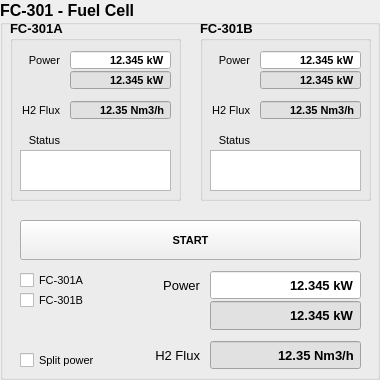
   <widget class="QGroupBox" name="groupBox">
    <property name="geometry">
     <rect>
      <x>40</x>
      <y>10</y>
      <width>380</width>
      <height>380</height>
     </rect>
    </property>
    <property name="font">
     <font>
      <pointsize>12</pointsize>
      <weight>75</weight>
      <bold>true</bold>
     </font>
    </property>
    <property name="title">
     <string>FC-301 - Fuel Cell</string>
    </property>
    <widget class="QLabel" name="FC301_P_LBL">
     <property name="geometry">
      <rect>
       <x>150</x>
       <y>270</y>
       <width>50</width>
       <height>30</height>
      </rect>
     </property>
     <property name="font">
      <font>
       <pointsize>10</pointsize>
       <weight>50</weight>
       <bold>false</bold>
      </font>
     </property>
     <property name="text">
      <string>Power</string>
     </property>
     <property name="alignment">
      <set>Qt::AlignRight|Qt::AlignTrailing|Qt::AlignVCenter</set>
     </property>
    </widget>
    <widget class="QGroupBox" name="FC301A_GB">
     <property name="geometry">
      <rect>
       <x>10</x>
       <y>20</y>
       <width>171</width>
       <height>181</height>
      </rect>
     </property>
     <property name="font">
      <font>
       <pointsize>10</pointsize>
       <weight>75</weight>
       <bold>true</bold>
      </font>
     </property>
     <property name="title">
      <string>FC-301A</string>
     </property>
     <widget class="QDoubleSpinBox" name="FC301A_Pset_DSB">
      <property name="geometry">
       <rect>
        <x>60</x>
        <y>30</y>
        <width>101</width>
        <height>20</height>
       </rect>
      </property>
      <property name="font">
       <font>
        <pointsize>8</pointsize>
        <weight>75</weight>
        <bold>true</bold>
       </font>
      </property>
      <property name="alignment">
       <set>Qt::AlignRight|Qt::AlignTrailing|Qt::AlignVCenter</set>
      </property>
      <property name="buttonSymbols">
       <enum>QAbstractSpinBox::NoButtons</enum>
      </property>
      <property name="suffix">
       <string> kW</string>
      </property>
      <property name="decimals">
       <number>3</number>
      </property>
      <property name="value">
       <double>12.345000000000001</double>
      </property>
     </widget>
     <widget class="QLabel" name="FC301A_P_LBL">
      <property name="geometry">
       <rect>
        <x>0</x>
        <y>30</y>
        <width>50</width>
        <height>20</height>
       </rect>
      </property>
      <property name="font">
       <font>
        <pointsize>8</pointsize>
        <weight>50</weight>
        <bold>false</bold>
       </font>
      </property>
      <property name="text">
       <string>Power</string>
      </property>
      <property name="alignment">
       <set>Qt::AlignRight|Qt::AlignTrailing|Qt::AlignVCenter</set>
      </property>
     </widget>
     <widget class="QDoubleSpinBox" name="FC301A_H2_DSB">
      <property name="enabled">
       <bool>true</bool>
      </property>
      <property name="geometry">
       <rect>
        <x>60</x>
        <y>80</y>
        <width>101</width>
        <height>20</height>
       </rect>
      </property>
      <property name="font">
       <font>
        <pointsize>8</pointsize>
        <weight>75</weight>
        <bold>true</bold>
       </font>
      </property>
      <property name="styleSheet">
       <string notr="true">background-color: rgb(225, 225, 225);</string>
      </property>
      <property name="alignment">
       <set>Qt::AlignRight|Qt::AlignTrailing|Qt::AlignVCenter</set>
      </property>
      <property name="readOnly">
       <bool>true</bool>
      </property>
      <property name="buttonSymbols">
       <enum>QAbstractSpinBox::NoButtons</enum>
      </property>
      <property name="suffix">
       <string> Nm3/h</string>
      </property>
      <property name="decimals">
       <number>2</number>
      </property>
      <property name="value">
       <double>12.350000000000000</double>
      </property>
     </widget>
     <widget class="QLabel" name="FC301A_H2_LBL">
      <property name="geometry">
       <rect>
        <x>0</x>
        <y>80</y>
        <width>50</width>
        <height>20</height>
       </rect>
      </property>
      <property name="font">
       <font>
        <pointsize>8</pointsize>
        <weight>50</weight>
        <bold>false</bold>
       </font>
      </property>
      <property name="text">
       <string>H2 Flux</string>
      </property>
      <property name="alignment">
       <set>Qt::AlignRight|Qt::AlignTrailing|Qt::AlignVCenter</set>
      </property>
     </widget>
     <widget class="QLabel" name="FC301A_status_LBL">
      <property name="geometry">
       <rect>
        <x>10</x>
        <y>110</y>
        <width>40</width>
        <height>20</height>
       </rect>
      </property>
      <property name="font">
       <font>
        <pointsize>8</pointsize>
        <weight>50</weight>
        <bold>false</bold>
       </font>
      </property>
      <property name="text">
       <string>Status</string>
      </property>
      <property name="alignment">
       <set>Qt::AlignRight|Qt::AlignTrailing|Qt::AlignVCenter</set>
      </property>
     </widget>
     <widget class="QTextEdit" name="FC301A_log_TE">
      <property name="geometry">
       <rect>
        <x>10</x>
        <y>130</y>
        <width>151</width>
        <height>41</height>
       </rect>
      </property>
     </widget>
     <widget class="QLabel" name="FC301A_statusLed_LBL">
      <property name="geometry">
       <rect>
        <x>140</x>
        <y>0</y>
        <width>20</width>
        <height>20</height>
       </rect>
      </property>
      <property name="text">
       <string/>
      </property>
      <property name="pixmap">
       <pixmap>_resources/Led-OFF_20x20.png</pixmap>
      </property>
     </widget>
     <widget class="QDoubleSpinBox" name="FC301A_Pread_DSB">
      <property name="geometry">
       <rect>
        <x>60</x>
        <y>50</y>
        <width>101</width>
        <height>20</height>
       </rect>
      </property>
      <property name="font">
       <font>
        <pointsize>8</pointsize>
        <weight>75</weight>
        <bold>true</bold>
       </font>
      </property>
      <property name="styleSheet">
       <string notr="true">background-color: rgb(225, 225, 225);</string>
      </property>
      <property name="alignment">
       <set>Qt::AlignRight|Qt::AlignTrailing|Qt::AlignVCenter</set>
      </property>
      <property name="readOnly">
       <bool>true</bool>
      </property>
      <property name="buttonSymbols">
       <enum>QAbstractSpinBox::NoButtons</enum>
      </property>
      <property name="suffix">
       <string> kW</string>
      </property>
      <property name="decimals">
       <number>3</number>
      </property>
      <property name="value">
       <double>12.345000000000001</double>
      </property>
     </widget>
    </widget>
    <widget class="QGroupBox" name="FC301B_GB">
     <property name="enabled">
      <bool>true</bool>
     </property>
     <property name="geometry">
      <rect>
       <x>200</x>
       <y>20</y>
       <width>171</width>
       <height>181</height>
      </rect>
     </property>
     <property name="font">
      <font>
       <pointsize>10</pointsize>
       <weight>75</weight>
       <bold>true</bold>
      </font>
     </property>
     <property name="title">
      <string>FC-301B</string>
     </property>
     <widget class="QDoubleSpinBox" name="FC301B_Pset_DSB">
      <property name="geometry">
       <rect>
        <x>60</x>
        <y>30</y>
        <width>101</width>
        <height>20</height>
       </rect>
      </property>
      <property name="font">
       <font>
        <pointsize>8</pointsize>
        <weight>75</weight>
        <bold>true</bold>
       </font>
      </property>
      <property name="alignment">
       <set>Qt::AlignRight|Qt::AlignTrailing|Qt::AlignVCenter</set>
      </property>
      <property name="buttonSymbols">
       <enum>QAbstractSpinBox::NoButtons</enum>
      </property>
      <property name="suffix">
       <string> kW</string>
      </property>
      <property name="decimals">
       <number>3</number>
      </property>
      <property name="value">
       <double>12.345000000000001</double>
      </property>
     </widget>
     <widget class="QLabel" name="FC301B_P_LBL">
      <property name="geometry">
       <rect>
        <x>0</x>
        <y>30</y>
        <width>50</width>
        <height>20</height>
       </rect>
      </property>
      <property name="font">
       <font>
        <pointsize>8</pointsize>
        <weight>50</weight>
        <bold>false</bold>
       </font>
      </property>
      <property name="text">
       <string>Power</string>
      </property>
      <property name="alignment">
       <set>Qt::AlignRight|Qt::AlignTrailing|Qt::AlignVCenter</set>
      </property>
     </widget>
     <widget class="QDoubleSpinBox" name="FC301B_H2_DSB">
      <property name="enabled">
       <bool>true</bool>
      </property>
      <property name="geometry">
       <rect>
        <x>60</x>
        <y>80</y>
        <width>101</width>
        <height>20</height>
       </rect>
      </property>
      <property name="font">
       <font>
        <pointsize>8</pointsize>
        <weight>75</weight>
        <bold>true</bold>
       </font>
      </property>
      <property name="styleSheet">
       <string notr="true">background-color: rgb(225, 225, 225);</string>
      </property>
      <property name="alignment">
       <set>Qt::AlignRight|Qt::AlignTrailing|Qt::AlignVCenter</set>
      </property>
      <property name="readOnly">
       <bool>true</bool>
      </property>
      <property name="buttonSymbols">
       <enum>QAbstractSpinBox::NoButtons</enum>
      </property>
      <property name="suffix">
       <string> Nm3/h</string>
      </property>
      <property name="decimals">
       <number>2</number>
      </property>
      <property name="value">
       <double>12.350000000000000</double>
      </property>
     </widget>
     <widget class="QLabel" name="FC301B_H2_LBL">
      <property name="geometry">
       <rect>
        <x>0</x>
        <y>80</y>
        <width>50</width>
        <height>20</height>
       </rect>
      </property>
      <property name="font">
       <font>
        <pointsize>8</pointsize>
        <weight>50</weight>
        <bold>false</bold>
       </font>
      </property>
      <property name="text">
       <string>H2 Flux</string>
      </property>
      <property name="alignment">
       <set>Qt::AlignRight|Qt::AlignTrailing|Qt::AlignVCenter</set>
      </property>
     </widget>
     <widget class="QLabel" name="FC301B_status_LBL">
      <property name="geometry">
       <rect>
        <x>10</x>
        <y>110</y>
        <width>40</width>
        <height>20</height>
       </rect>
      </property>
      <property name="font">
       <font>
        <pointsize>8</pointsize>
        <weight>50</weight>
        <bold>false</bold>
       </font>
      </property>
      <property name="text">
       <string>Status</string>
      </property>
      <property name="alignment">
       <set>Qt::AlignRight|Qt::AlignTrailing|Qt::AlignVCenter</set>
      </property>
     </widget>
     <widget class="QTextEdit" name="FC301B_log_TE">
      <property name="geometry">
       <rect>
        <x>10</x>
        <y>130</y>
        <width>151</width>
        <height>41</height>
       </rect>
      </property>
     </widget>
     <widget class="QLabel" name="FC301B_statusLed_LBL">
      <property name="geometry">
       <rect>
        <x>140</x>
        <y>0</y>
        <width>20</width>
        <height>20</height>
       </rect>
      </property>
      <property name="text">
       <string/>
      </property>
      <property name="pixmap">
       <pixmap>_resources/Led-OFF_20x20.png</pixmap>
      </property>
     </widget>
     <widget class="QDoubleSpinBox" name="FC301B_Pread_DSB">
      <property name="geometry">
       <rect>
        <x>60</x>
        <y>50</y>
        <width>101</width>
        <height>20</height>
       </rect>
      </property>
      <property name="font">
       <font>
        <pointsize>8</pointsize>
        <weight>75</weight>
        <bold>true</bold>
       </font>
      </property>
      <property name="styleSheet">
       <string notr="true">background-color: rgb(225, 225, 225);</string>
      </property>
      <property name="alignment">
       <set>Qt::AlignRight|Qt::AlignTrailing|Qt::AlignVCenter</set>
      </property>
      <property name="readOnly">
       <bool>true</bool>
      </property>
      <property name="buttonSymbols">
       <enum>QAbstractSpinBox::NoButtons</enum>
      </property>
      <property name="suffix">
       <string> kW</string>
      </property>
      <property name="decimals">
       <number>3</number>
      </property>
      <property name="value">
       <double>12.345000000000001</double>
      </property>
     </widget>
    </widget>
    <widget class="QPushButton" name="FC301_start_PB">
     <property name="geometry">
      <rect>
       <x>20</x>
       <y>220</y>
       <width>341</width>
       <height>40</height>
      </rect>
     </property>
     <property name="font">
      <font>
       <pointsize>8</pointsize>
       <weight>75</weight>
       <bold>true</bold>
      </font>
     </property>
     <property name="text">
      <string>START</string>
     </property>
     <property name="checkable">
      <bool>true</bool>
     </property>
     <property name="autoDefault">
      <bool>false</bool>
     </property>
     <property name="default">
      <bool>false</bool>
     </property>
     <property name="flat">
      <bool>false</bool>
     </property>
    </widget>
    <widget class="QCheckBox" name="FC301_split_CkB">
     <property name="geometry">
      <rect>
       <x>20</x>
       <y>350</y>
       <width>100</width>
       <height>20</height>
      </rect>
     </property>
     <property name="font">
      <font>
       <pointsize>8</pointsize>
       <weight>50</weight>
       <bold>false</bold>
      </font>
     </property>
     <property name="text">
      <string>Split power</string>
     </property>
    </widget>
    <widget class="QDoubleSpinBox" name="FC301_Pset_DSB">
     <property name="geometry">
      <rect>
       <x>210</x>
       <y>270</y>
       <width>151</width>
       <height>30</height>
      </rect>
     </property>
     <property name="font">
      <font>
       <pointsize>10</pointsize>
       <weight>75</weight>
       <bold>true</bold>
      </font>
     </property>
     <property name="alignment">
      <set>Qt::AlignRight|Qt::AlignTrailing|Qt::AlignVCenter</set>
     </property>
     <property name="buttonSymbols">
      <enum>QAbstractSpinBox::NoButtons</enum>
     </property>
     <property name="suffix">
      <string> kW</string>
     </property>
     <property name="decimals">
      <number>3</number>
     </property>
     <property name="value">
      <double>12.345000000000001</double>
     </property>
    </widget>
    <widget class="QDoubleSpinBox" name="FC301_H2_DSB">
     <property name="enabled">
      <bool>true</bool>
     </property>
     <property name="geometry">
      <rect>
       <x>210</x>
       <y>340</y>
       <width>151</width>
       <height>30</height>
      </rect>
     </property>
     <property name="font">
      <font>
       <pointsize>10</pointsize>
       <weight>75</weight>
       <bold>true</bold>
      </font>
     </property>
     <property name="styleSheet">
      <string notr="true">background-color: rgb(225, 225, 225);</string>
     </property>
     <property name="alignment">
      <set>Qt::AlignRight|Qt::AlignTrailing|Qt::AlignVCenter</set>
     </property>
     <property name="readOnly">
      <bool>true</bool>
     </property>
     <property name="buttonSymbols">
      <enum>QAbstractSpinBox::NoButtons</enum>
     </property>
     <property name="suffix">
      <string> Nm3/h</string>
     </property>
     <property name="decimals">
      <number>2</number>
     </property>
     <property name="value">
      <double>12.350000000000000</double>
     </property>
    </widget>
    <widget class="QCheckBox" name="FC301B_activation_CkB">
     <property name="geometry">
      <rect>
       <x>20</x>
       <y>290</y>
       <width>70</width>
       <height>20</height>
      </rect>
     </property>
     <property name="font">
      <font>
       <pointsize>8</pointsize>
       <weight>50</weight>
       <bold>false</bold>
      </font>
     </property>
     <property name="text">
      <string>FC-301B</string>
     </property>
    </widget>
    <widget class="QCheckBox" name="FC301A_activation_CkB">
     <property name="geometry">
      <rect>
       <x>20</x>
       <y>270</y>
       <width>70</width>
       <height>20</height>
      </rect>
     </property>
     <property name="font">
      <font>
       <pointsize>8</pointsize>
       <weight>50</weight>
       <bold>false</bold>
      </font>
     </property>
     <property name="text">
      <string>FC-301A</string>
     </property>
    </widget>
    <widget class="QLabel" name="FC301_H2_LBL">
     <property name="geometry">
      <rect>
       <x>150</x>
       <y>340</y>
       <width>50</width>
       <height>30</height>
      </rect>
     </property>
     <property name="font">
      <font>
       <pointsize>10</pointsize>
       <weight>50</weight>
       <bold>false</bold>
      </font>
     </property>
     <property name="text">
      <string>H2 Flux</string>
     </property>
     <property name="alignment">
      <set>Qt::AlignRight|Qt::AlignTrailing|Qt::AlignVCenter</set>
     </property>
    </widget>
    <widget class="QDoubleSpinBox" name="FC301_Pread_DSB">
     <property name="geometry">
      <rect>
       <x>210</x>
       <y>300</y>
       <width>151</width>
       <height>31</height>
      </rect>
     </property>
     <property name="font">
      <font>
       <pointsize>10</pointsize>
       <weight>75</weight>
       <bold>true</bold>
      </font>
     </property>
     <property name="styleSheet">
      <string notr="true">background-color: rgb(225, 225, 225);</string>
     </property>
     <property name="alignment">
      <set>Qt::AlignRight|Qt::AlignTrailing|Qt::AlignVCenter</set>
     </property>
     <property name="readOnly">
      <bool>true</bool>
     </property>
     <property name="buttonSymbols">
      <enum>QAbstractSpinBox::NoButtons</enum>
     </property>
     <property name="suffix">
      <string> kW</string>
     </property>
     <property name="decimals">
      <number>3</number>
     </property>
     <property name="value">
      <double>12.345000000000001</double>
     </property>
    </widget>
   </widget>
